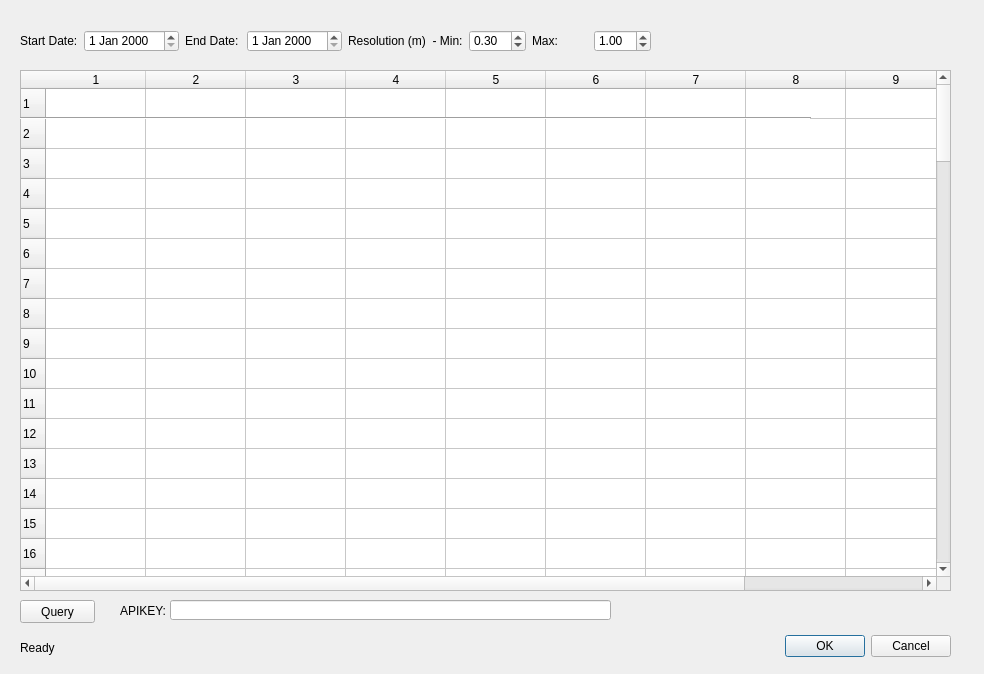
<?xml version="1.0" encoding="UTF-8"?>
<ui version="4.0">
 <class>GeoCentoViewerDialogBase</class>
 <widget class="QDialog" name="GeoCentoViewerDialogBase">
  <property name="geometry">
   <rect>
    <x>0</x>
    <y>0</y>
    <width>984</width>
    <height>674</height>
   </rect>
  </property>
  <property name="windowTitle">
   <string>GeoCento Viewer</string>
  </property>
  <widget class="QDialogButtonBox" name="button_box">
   <property name="geometry">
    <rect>
     <x>610</x>
     <y>630</y>
     <width>341</width>
     <height>32</height>
    </rect>
   </property>
   <property name="orientation">
    <enum>Qt::Horizontal</enum>
   </property>
   <property name="standardButtons">
    <set>QDialogButtonBox::Cancel|QDialogButtonBox::Ok</set>
   </property>
  </widget>
  <widget class="QTableWidget" name="queryTable">
   <property name="geometry">
    <rect>
     <x>20</x>
     <y>70</y>
     <width>931</width>
     <height>521</height>
    </rect>
   </property>
   <property name="rowCount">
    <number>100</number>
   </property>
   <property name="columnCount">
    <number>10</number>
   </property>
   <row/>
   <row/>
   <row/>
   <row/>
   <row/>
   <row/>
   <row/>
   <row/>
   <row/>
   <row/>
   <row/>
   <row/>
   <row/>
   <row/>
   <row/>
   <row/>
   <row/>
   <row/>
   <row/>
   <row/>
   <row/>
   <row/>
   <row/>
   <row/>
   <row/>
   <row/>
   <row/>
   <row/>
   <row/>
   <row/>
   <row/>
   <row/>
   <row/>
   <row/>
   <row/>
   <row/>
   <row/>
   <row/>
   <row/>
   <row/>
   <row/>
   <row/>
   <row/>
   <row/>
   <row/>
   <row/>
   <row/>
   <row/>
   <row/>
   <row/>
   <row/>
   <row/>
   <row/>
   <row/>
   <row/>
   <row/>
   <row/>
   <row/>
   <row/>
   <row/>
   <row/>
   <row/>
   <row/>
   <row/>
   <row/>
   <row/>
   <row/>
   <row/>
   <row/>
   <row/>
   <row/>
   <row/>
   <row/>
   <row/>
   <row/>
   <row/>
   <row/>
   <row/>
   <row/>
   <row/>
   <row/>
   <row/>
   <row/>
   <row/>
   <row/>
   <row/>
   <row/>
   <row/>
   <row/>
   <row/>
   <row/>
   <row/>
   <row/>
   <row/>
   <row/>
   <row/>
   <row/>
   <row/>
   <row/>
   <row/>
   <column/>
   <column/>
   <column/>
   <column/>
   <column/>
   <column/>
   <column/>
   <column/>
   <column/>
   <column/>
  </widget>
  <widget class="Line" name="line">
   <property name="geometry">
    <rect>
     <x>20</x>
     <y>110</y>
     <width>791</width>
     <height>16</height>
    </rect>
   </property>
   <property name="orientation">
    <enum>Qt::Horizontal</enum>
   </property>
  </widget>
  <widget class="QPushButton" name="queryButton">
   <property name="geometry">
    <rect>
     <x>20</x>
     <y>600</y>
     <width>75</width>
     <height>23</height>
    </rect>
   </property>
   <property name="text">
    <string>Query</string>
   </property>
  </widget>
  <widget class="QLabel" name="statusText">
   <property name="geometry">
    <rect>
     <x>20</x>
     <y>640</y>
     <width>771</width>
     <height>16</height>
    </rect>
   </property>
   <property name="text">
    <string>Ready</string>
   </property>
  </widget>
  <widget class="QLineEdit" name="textApiKey">
   <property name="geometry">
    <rect>
     <x>170</x>
     <y>600</y>
     <width>441</width>
     <height>20</height>
    </rect>
   </property>
  </widget>
  <widget class="QLabel" name="label_3">
   <property name="geometry">
    <rect>
     <x>120</x>
     <y>600</y>
     <width>46</width>
     <height>21</height>
    </rect>
   </property>
   <property name="text">
    <string>APIKEY:</string>
   </property>
  </widget>
  <widget class="QWidget" name="">
   <property name="geometry">
    <rect>
     <x>20</x>
     <y>30</y>
     <width>631</width>
     <height>22</height>
    </rect>
   </property>
   <layout class="QHBoxLayout" name="horizontalLayout">
    <item>
     <widget class="QLabel" name="label">
      <property name="text">
       <string>Start Date:</string>
      </property>
     </widget>
    </item>
    <item>
     <widget class="QDateEdit" name="startDate"/>
    </item>
    <item>
     <widget class="QLabel" name="label_2">
      <property name="text">
       <string>End Date:</string>
      </property>
     </widget>
    </item>
    <item>
     <widget class="QDateEdit" name="endDate"/>
    </item>
    <item>
     <widget class="QLabel" name="label_4">
      <property name="text">
       <string>Resolution (m)  - Min:</string>
      </property>
     </widget>
    </item>
    <item>
     <widget class="QDoubleSpinBox" name="resMinSpinner">
      <property name="maximum">
       <double>30.000000000000000</double>
      </property>
      <property name="value">
       <double>0.300000000000000</double>
      </property>
     </widget>
    </item>
    <item>
     <widget class="QLabel" name="label_5">
      <property name="text">
       <string>Max:</string>
      </property>
     </widget>
    </item>
    <item>
     <widget class="QDoubleSpinBox" name="resMaxSpinner">
      <property name="maximum">
       <double>30.000000000000000</double>
      </property>
      <property name="value">
       <double>1.000000000000000</double>
      </property>
     </widget>
    </item>
   </layout>
  </widget>
 </widget>
 <resources/>
 <connections>
  <connection>
   <sender>button_box</sender>
   <signal>accepted()</signal>
   <receiver>GeoCentoViewerDialogBase</receiver>
   <slot>accept()</slot>
   <hints>
    <hint type="sourcelabel">
     <x>610</x>
     <y>630</y>
    </hint>
    <hint type="destinationlabel">
     <x>20</x>
     <y>20</y>
    </hint>
   </hints>
  </connection>
  <connection>
   <sender>button_box</sender>
   <signal>rejected()</signal>
   <receiver>GeoCentoViewerDialogBase</receiver>
   <slot>reject()</slot>
   <hints>
    <hint type="sourcelabel">
     <x>610</x>
     <y>630</y>
    </hint>
    <hint type="destinationlabel">
     <x>20</x>
     <y>20</y>
    </hint>
   </hints>
  </connection>
  <connection>
   <sender>resMinSpinner</sender>
   <signal>valueChanged(double)</signal>
   <receiver>queryButton</receiver>
   <slot>click()</slot>
   <hints>
    <hint type="sourcelabel">
     <x>462</x>
     <y>41</y>
    </hint>
    <hint type="destinationlabel">
     <x>70</x>
     <y>605</y>
    </hint>
   </hints>
  </connection>
  <connection>
   <sender>resMaxSpinner</sender>
   <signal>valueChanged(double)</signal>
   <receiver>queryButton</receiver>
   <slot>click()</slot>
   <hints>
    <hint type="sourcelabel">
     <x>605</x>
     <y>43</y>
    </hint>
    <hint type="destinationlabel">
     <x>53</x>
     <y>606</y>
    </hint>
   </hints>
  </connection>
  <connection>
   <sender>endDate</sender>
   <signal>dateChanged(QDate)</signal>
   <receiver>queryButton</receiver>
   <slot>click()</slot>
   <hints>
    <hint type="sourcelabel">
     <x>276</x>
     <y>36</y>
    </hint>
    <hint type="destinationlabel">
     <x>61</x>
     <y>604</y>
    </hint>
   </hints>
  </connection>
  <connection>
   <sender>startDate</sender>
   <signal>dateChanged(QDate)</signal>
   <receiver>queryButton</receiver>
   <slot>click()</slot>
   <hints>
    <hint type="sourcelabel">
     <x>108</x>
     <y>39</y>
    </hint>
    <hint type="destinationlabel">
     <x>78</x>
     <y>603</y>
    </hint>
   </hints>
  </connection>
 </connections>
</ui>
